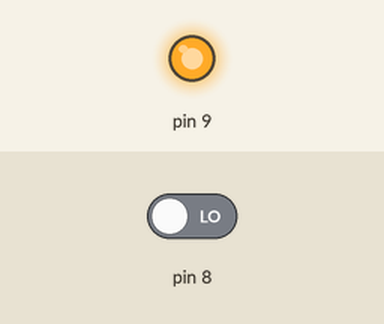
The sketch below on a simulated Arduino Uno, built with avr-gcc and run on an emulated ATmega328P. Parts: output pins drawn as LEDs (lit = HIGH). The inputs (shaded band) are chosen by the test bench; at power-on: pin 8 LOW. What the sketch prints to the serial monitor is not drawn.

Above: at 0.1 s.
Timing chart, 0 to 1.6 s (numbered marks = the images above):
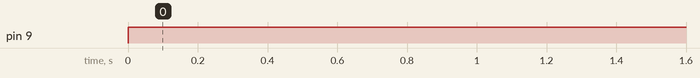

Measured:
- by itself, pin 9: LOW → HIGH at 0.00 s

The sketch:

Ultrasonido.ino
```cpp
long distancia;
long tiempo;
void setup(){
  Serial.begin(115200);
  pinMode(9, OUTPUT);
  pinMode(8, INPUT);
}

void loop(){
  digitalWrite(9,LOW);
  delayMicroseconds(5);
  digitalWrite(9, HIGH);
  delayMicroseconds(10);
  tiempo=pulseIn(8, HIGH);


  distancia= int(0.017*tiempo); /*fórmula para calcular la distancia obteniendo un valor entero*/

  if (distancia >= 30){
    distancia=30;
  }


  Serial.println(distancia);
  delay(100);
}
```
